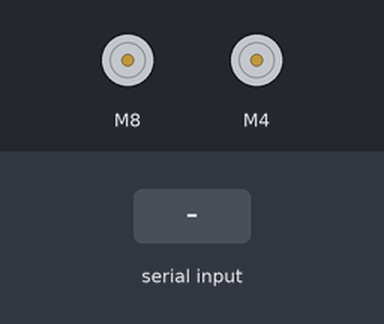
The sketch below on a simulated Arduino Uno, built with avr-gcc and run on an emulated ATmega328P. Parts: 2 × DC motor (green arrow = forward, orange = backward, longer = faster). The test bench sets the inputs (shaded band).

Above: at 1.2 s.
1.3 s: "Stop" received over Serial
3.5 s: "Left" received over Serial
At 4.7 s:
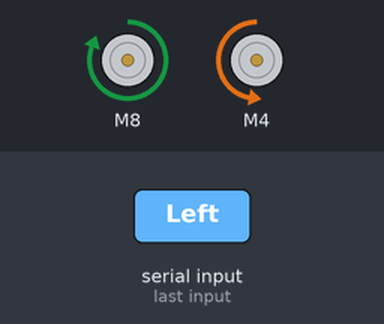
5.0 s: "Rght" received over Serial
At 6.0 s:
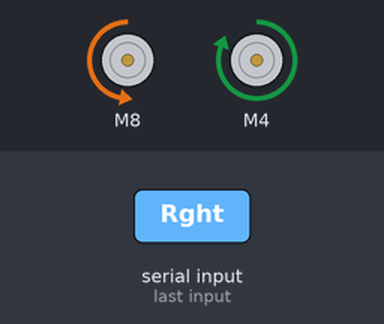
6.5 s: "Forw" received over Serial
At 7.1 s:
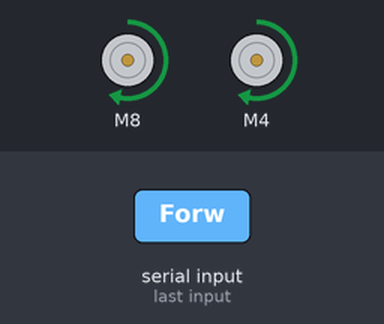
8.0 s: "Back" received over Serial
At 8.3 s:
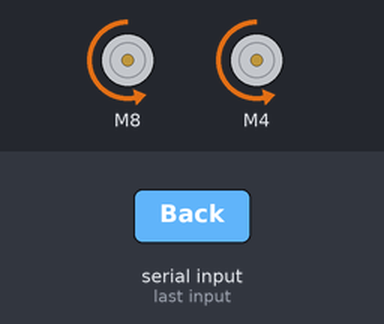
Timing chart, 0 to 10.5 s (numbered marks = the images above; inputs shaded):
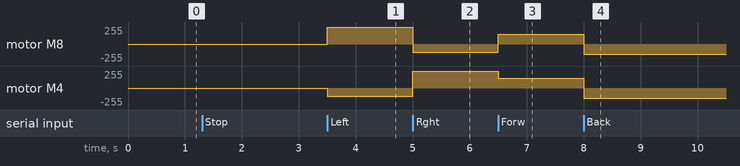

The sketch:

nanoMotorReceive.ino
```cpp
#include <SparkFun_TB6612.h>

/*
 * Using Arduino Nano and TB6612FNG Motor Driver
 * 9 --> STBY
 * 8/7, 4/5 --> A/BIN1/2
 * 6/5 --> PWMA/B
 * 3v3 --> Vcc
 * Gnd --> Gnd
 *
 * Nano --> Uno
 * RX(0) --> TX(1)
 * TX(1) --> RX(0)
 * Gnd --> Gnd
 * 5V --> Vin
*/

#define AIN1 8
#define BIN1 4
#define AIN2 7
#define BIN2 3
#define PWMA 6
#define PWMB 5
#define STBY 9

const int offsetA = 1;
const int offsetB = 1;

Motor m1 = Motor(AIN1, AIN2, PWMA, offsetA, STBY);
Motor m2 = Motor(BIN1, BIN2, PWMB, offsetB, STBY);

char direct[5];
char pastDirect[5] = "Stop";

void setup() {
  Serial.begin(38400);
}

void loop() {
  //Read input from accelerometer
  Serial.readBytes(direct, 4);

  //Continue
//  if (strcmp(direct, "Cont") == 0) {
//      direct[0] = pastDirect[0];
//  }

  //S = stop, L = Left, R = Right
  //F = Forward, B = Back
  if (strcmp(direct, "Stop") == 0) {
      brake(m1, m2);
  }
  else if (strcmp(direct, "Left") == 0) {
      //left(m1, m2, 100);
      m1.drive(255);
      m2.drive(-127);
  }
  else if (strcmp(direct, "Rght") == 0) {
      //right(m1, m2, 100);
      m1.drive(-127);
      m2.drive(255);
  }
  else if (strcmp(direct, "Forw") == 0) {
      forward(m1, m2, 150);
  }
  else if (strcmp(direct, "Back") == 0) {
      back(m1, m2, -150);
  }

  //record current direction
//  for (int i = 0; i< 5; i++){
//    pastDirect[i] = direct[i];
//  }
  delay(1000);
}
```

Measured:
- after the input at 3.5 s, motor M8: stopped → forward 255/255 at once; motor M4: stopped → backward 127/255 at once
- after the input at 5.0 s, motor M8: forward 255/255 → backward 127/255 at once; motor M4: backward 127/255 → forward 255/255 at once
- after the input at 6.5 s, motor M8: backward 127/255 → forward 150/255 at once; motor M4: forward 255/255 → forward 150/255 at once
- after the input at 8.0 s, motor M8, motor M4: forward 150/255 → backward 150/255 at once
